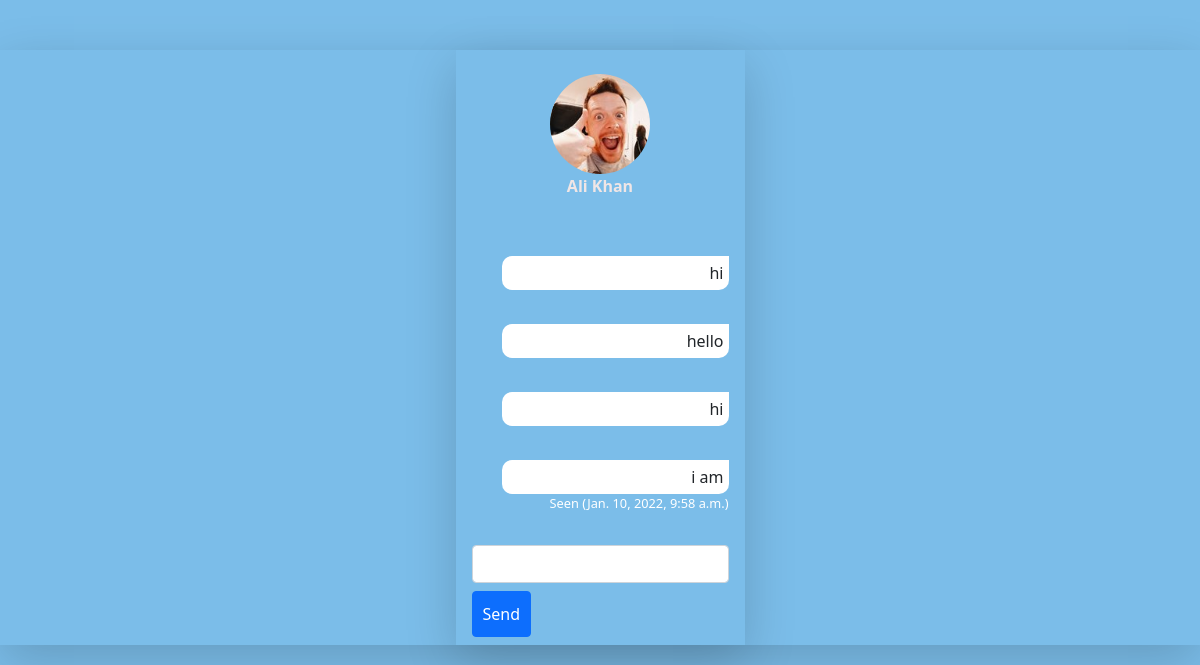
Page /messages/13/ (signed in) on the committed database.
### accounts/models.py (models this page shows, shortened)
class Accounts(AbstractBaseUser,PermissionsMixin):
    name = models.CharField(max_length=100)
    email = models.EmailField(unique=True)
    date_of_birth = models.DateField(null=True,blank=True)
    gender = models.CharField(max_length=10, null=True,blank=True)
    image = models.ImageField(upload_to='profile',null=True,blank=True)
    date_joined = models.DateField(auto_now=True)
    address = models.CharField(default='Kabul',blank=True,max_length=200)
    is_staff = models.BooleanField(default=False)
    serializer = models.BooleanField(default=True)
    objects = AccountsModelManager()
    USERNAME_FIELD = 'email'
    REQUIRED_FIELDS = ['name','gender']

### message/models.py (models this page shows, shortened)
class Messages(models.Model):
    sender = models.ForeignKey(User,on_delete=CASCADE,related_name='sender')
    receiver = models.ForeignKey(User,on_delete=CASCADE,related_name='receiver')
    content = models.CharField(max_length=1000)
    timestamp = models.DateTimeField(auto_now_add=True)
    is_read = models.BooleanField(default=False)
    conversation = models.ForeignKey(Conversation,on_delete=CASCADE)
    decoded = models.CharField(max_length=500)
    serializer = models.BooleanField(default=True)
    class Meat:
        ordering = ['timestamp']

class Conversation(models.Model):
    person1 = models.ForeignKey(User,on_delete=CASCADE,related_name='person1')
    person2 = models.ForeignKey(User,on_delete=CASCADE,related_name='person2')
    timestamp = models.DateTimeField(auto_now_add=True)
    is_read = models.BooleanField(default=False)
    sender = models.IntegerField(blank=True,null=True)
    unread = models.IntegerField(default=0)
    seen_time = models.DateTimeField(null=True,blank=True)
    serializer = models.BooleanField(default=True)
    class Meta:
        ordering = ['-timestamp']

### message/views.py (the view, shortened to what this page needs)
# urls.py: path('',messageList)
def messageList(request,cid):
    messages = Messages.objects.filter(conversation_id=cid)
    user = request.user.id
    try:
        conversation = Conversation.objects.get(id=cid)
    except:
        return redirect(reverse_lazy('conversation_list'))
    decoding = ''
    for item in messages:
        decoding = item.content
        for i in (('&%42','a'),('$!22','e'),('@)(12','i'),('*%62','o'),('%#72','u')):
            decoding = decoding.replace(*i)
        item.decoded = decoding
    receiver = 0
    last_message_sender = 0
    if user == conversation.person1.id:
        receiver = conversation.person2.id
    elif user == conversation.person2.id:
        receiver = conversation.person1.id
    try:
        users = User.objects.get(id=receiver)
    except:
        return redirect(reverse_lazy('conversation_list'))
    if messages.last():
        last_message_sender = messages.last().sender.id
    if not user == last_message_sender:
        if conversation.is_read == False:
            conversation.seen_time = timezone.now()
        conversation.is_read = True
        conversation.unread = 0
        conversation.save()
    context = {
        'messages':messages,
        'users':users,
        'conversation':conversation
    }
    return render(request,'messages/chat.html',context)

### mysite/views.py (called while the page is built)
def temporary(request):
    post = posts.objects.all()
    for item1 in post:
        if item1.temporary:
            if ('day') in item1.added_on:
                item1.delete()
            elif ('week') in item1.added_on:
                item1.delete()
            elif ('month') in item1.added_on:
                item1.delete()
    return {'hi':'hi'}

### templates/messages/chat.html (shortened to what this page needs)
<!DOCTYPE html>
<html lang="en">
<head>
    <link href="https://cdn.jsdelivr.net/npm/bootstrap@5.1.3/dist/css/bootstrap.min.css" rel="stylesheet"
>
</head>
<body style="background-color: rgb(123, 189, 233);">
    <div class="shadow-lg container-fluid d-flex justify-content-center align-items-center"
    style="margin-top: 50px; position: absolute;">
    <div id="loginform" class="shadow-lg d-flex justify-content-center align-items-center p-3 pb-2">
    {% if not user.is_authenticated %}
    <p> You are not Authorized !!</p>
    {% else %}
        <div>
            <div class="d-flex flex-column justify-content-center align-items-center p-2">
                <img src="{{users.image.url}}" style="width: 100px; height: 100px; border-radius: 50px;" alt="">
                <p style="color: rgb(240, 230, 230); font-weight: bold;">{{ users.name }}</p>
        </div>
        <div style="display: flex; flex-direction: column;">
        {% for items in messages %}
        <br>
        {% if items.sender.id == user.id %}
        <span  title="{{items.timestamp}}" style=" border-radius: 10px 0px 10px 10px; margin-top: 10px; margin-left: 30px; background-color: white; padding: 5px; direction: rtl;">
            {% elif items.receiver.id == user.id %}
        <span title="{{items.timestamp}}"  style=" border-radius: 0px 10px 10px 10px; margin-top: 10px; margin-right: 30px; background-color: rgb(133, 116, 116); padding: 5px; direction: ltr;">
            {% endif %}
            <span>
                {{ items.decoded }}
            </span>
        </span>
    {% if items.sender.id == user.id and messages.last.id == items.id %}
         {% if user.id == items.sender.id and conversation.is_read %}
         <p style="direction: rtl; font-size: 0.8em; color: rgb(255, 255, 255);">Seen ({{ conversation.seen_time }})</p>
        {% else %}
        <p style="direction: rtl; font-size: 0.8em; color: rgb(255, 255, 255);">Delivered</p>
        {% endif %}
        {% endif %}
        {% endfor %}
    </div>
    <form action="" method="post">
        <div>
            <input class="form-control mt-3 mb-2" required type="text" name="msg">
            <button type="submit" class="btn btn-primary" style="padding: 10px; color: rgb(255, 255, 255);"> Send </button>
        </form>
    </div>
</div>
{% endif %}
</div>
</body>
</html>

### rows in the picture
Accounts: image (picture), name "Ali Khan"
Messages: decoded "hi"
Messages: decoded "hello"
Messages: decoded "hi"
Messages: decoded "i am"
Conversation: seen_time "Jan. 10, 2022, 9:58 a.m."
